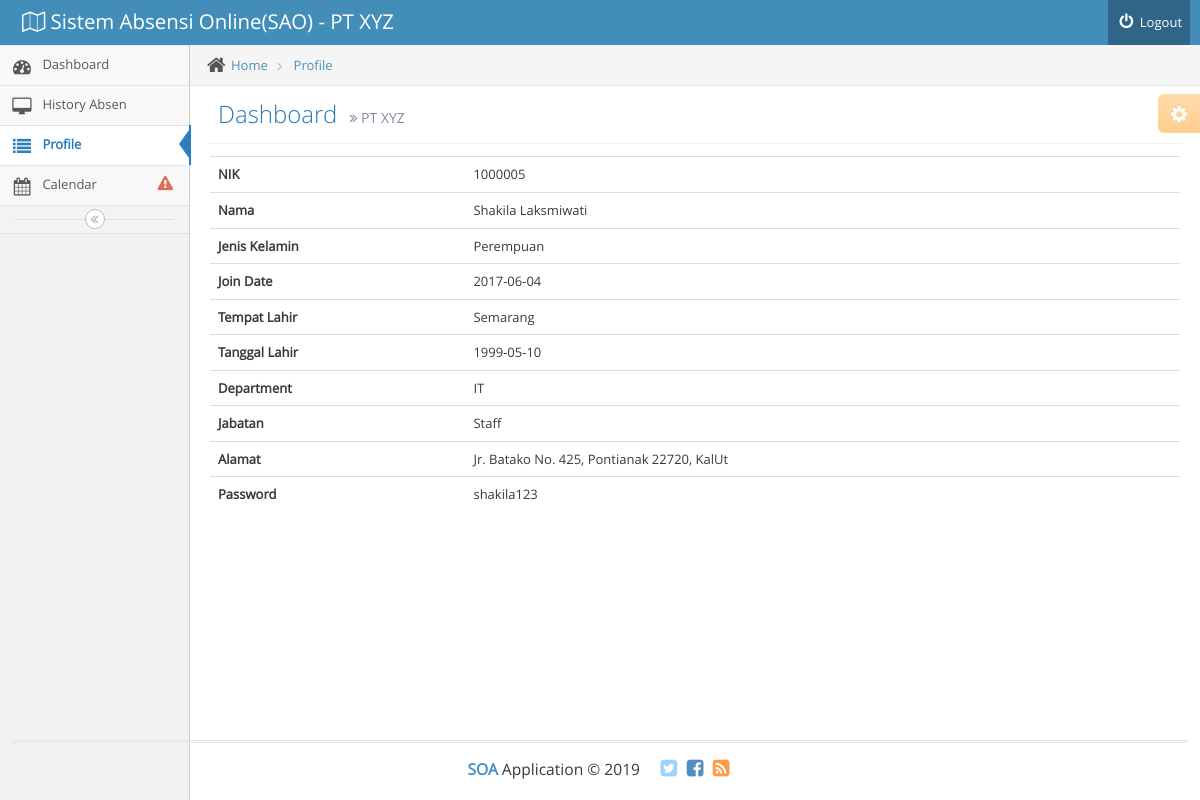
Screenshot of /staff/profile.php (signed in) with the database file from the repository.
### tables this page shows
CREATE TABLE `karyawan` (
  `nik` int(7) NOT NULL,
  `nama` varchar(50) NOT NULL,
  `jenis_kelamin` varchar(50) NOT NULL,
  `join_date` date NOT NULL,
  `tempat_lahir` varchar(50) NOT NULL,
  `tanggal_lahir` date NOT NULL,
  `id_department` int(7) NOT NULL,
  `alamat` varchar(50) NOT NULL,
  `jabatan` varchar(50) NOT NULL,
  `level` varchar(50) NOT NULL,
  `password` varchar(50) NOT NULL
);

CREATE TABLE `department` (
  `id_department` int(7) NOT NULL,
  `nama_department` varchar(50) NOT NULL
);

### staff/profile.php (the view, shortened to what this page needs)
<!DOCTYPE html>
<html lang="en">
	<head>
		<link rel="stylesheet" href="../assets/css/bootstrap.min.css" />
		<link rel="stylesheet" href="../assets/font-awesome/4.5.0/css/font-awesome.min.css" />
		<link rel="stylesheet" href="../assets/css/ace.min.css" class="ace-main-stylesheet" id="main-ace-style" />
		<link rel="stylesheet" href="../assets/css/ace-skins.min.css" />
		<link rel="stylesheet" href="../assets/css/ace-rtl.min.css" />
		<?php
		include"../koneksi.php";
		?>
	</head>
	<body class="no-skin">
		<div id="navbar" class="navbar navbar-default          ace-save-state">
			<div class="navbar-container ace-save-state" id="navbar-container">
				<div class="navbar-header pull-left">
					<a href="index.php" class="navbar-brand">
						<small>
							<i class="ace-icon fa fa-map-o"></i>
							Sistem Absensi Online(SAO) - PT XYZ
						</small>
					</a>
				</div>
				<div class="navbar-buttons navbar-header pull-right" role="navigation">
					<ul class="nav ace-nav">
						<li>
							<a href="logout.php">
								<i class="ace-icon fa fa-power-off"></i>
								Logout
							</a>
						</li>
					</ul>
				</div>
			</div>
		</div>
		<div class="main-container ace-save-state" id="main-container">
			<div id="sidebar" class="sidebar                  responsive                    ace-save-state">
				<ul class="nav nav-list">
					<li class="">
						<a href="index.php">
							<i class="menu-icon fa fa-tachometer"></i>
							<span class="menu-text"> Dashboard </span>
						</a>
					</li>
					<li class="">
						<a href="history.php">
							<i class="menu-icon fa fa-desktop"></i>
							<span class="menu-text">
								History Absen
							</span>
						</a>
					<li class="active">
						<a href="profile.php">
							<i class="menu-icon fa fa-list"></i>
							<span class="menu-text"> Profile </span>
						</a>
					<li class="">
						<a href="calendar.php">
							<i class="menu-icon fa fa-calendar"></i>
							<span class="menu-text">
								Calendar
								<span class="badge badge-transparent tooltip-error" title="See Important Events">
									<i class="ace-icon fa fa-exclamation-triangle red bigger-130"></i>
								</span>
							</span>
						</a>
					</li>
				</ul>
				<div class="sidebar-toggle sidebar-collapse" id="sidebar-collapse">
					<i id="sidebar-toggle-icon" class="ace-icon fa fa-angle-double-left ace-save-state" data-icon1="ace-icon fa fa-angle-double-left" data-icon2="ace-icon fa fa-angle-double-right"></i>
				</div>
			</div>
			<div class="main-content">
				<div class="main-content-inner">
					<div class="breadcrumbs ace-save-state" id="breadcrumbs">
						<ul class="breadcrumb">
							<li>
								<i class="ace-icon fa fa-home home-icon"></i>
								<a href="#">Home</a>
							</li>
							<li>
								<a href="profile.php">Profile</a>
							</li>
						</ul>
					</div>
					<div class="page-content">
						<div class="ace-settings-container" id="ace-settings-container">
							<div class="btn btn-app btn-xs btn-warning ace-settings-btn" id="ace-settings-btn">
								<i class="ace-icon fa fa-cog bigger-130"></i>
							</div>
						</div>
						<div class="page-header">
							<h1>
								Dashboard
								<small>
									<i class="ace-icon fa fa-angle-double-right"></i>
									PT XYZ
								</small>
							</h1>
						</div>
						<div class="row">
							<div class="col-xs-12">
								<?php
								$nik = $_SESSION['nik'];
								$karyawan = mysqli_query($koneksi, "SELECT karyawan.nik, karyawan.nama,karyawan.jenis_kelamin,karyawan.join_date,karyawan.tempat_lahir,karyawan.tanggal_lahir,department.nama_department as nama_department ,karyawan.jabatan,karyawan.alamat,karyawan.password FROM `karyawan` LEFT JOIN department ON karyawan.id_department=department.id_department where nik=$nik");
								$d = mysqli_fetch_array($karyawan)
								?>
								<div class="table-responsive">
									<table class="table table-hover" border="0" style="width:100%;">
										<tr>
											<th>NIK </th>
											<td><?php echo $d['nik'] ?></td>
										</tr>
										<tr>
											<th>Nama </th>
											<td><?php echo $d['nama'] ?></td>
										</tr>
										<tr>
											<th>Jenis Kelamin </th>
											<td><?php echo $d['jenis_kelamin'] ?></td>
										</tr>
										<tr>
											<th>Join Date </th>
											<td><?php echo $d['join_date'] ?></td>
										</tr>
										<tr>
											<th>Tempat Lahir </th>
											<td><?php echo $d['tempat_lahir'] ?></td>
										</tr>
										<tr>
											<th>Tanggal Lahir </th>
											<td><?php echo $d['tanggal_lahir'] ?></td>
										</tr>
										<tr>
											<th>Department </th>
											<td><?php echo $d['nama_department'] ?></td>
										</tr>
										<tr>
											<th>Jabatan </th>
											<td><?php echo $d['jabatan'] ?></td>
										</tr>
										<tr>
											<th>Alamat </th>
											<td><?php echo $d['alamat'] ?></td>
										</tr>
										<tr>
											<th>Password </th>
											<td><?php echo $d['password'] ?></td>
										</tr>
									</table>
								</div>
								</div>
							</div>
						</div>
					</div>
				</div>
			</div>
			<div class="footer">
				<div class="footer-inner">
					<div class="footer-content">
						<span class="bigger-120">
							<span class="blue bolder">SOA</span>
							Application &copy; 2019
						</span>
						<span class="action-buttons">
							<a href="#">
								<i class="ace-icon fa fa-twitter-square light-blue bigger-150"></i>
							</a>
							<a href="#">
								<i class="ace-icon fa fa-facebook-square text-primary bigger-150"></i>
							</a>
							<a href="#">
								<i class="ace-icon fa fa-rss-square orange bigger-150"></i>
							</a>
						</span>
					</div>
				</div>
			</div>
	</body>
</html>

### rows the page displays
karyawan: nik "1000005", nama "Shakila Laksmiwati", jenis_kelamin "Perempuan", join_date "2017-06-04", tempat_lahir "Semarang", tanggal_lahir "1999-05-10", id_department.nama_department "IT", jabatan "Staff", alamat "Jr. Batako No. 425, Pontianak 22720, KalUt", password "shakila123"
